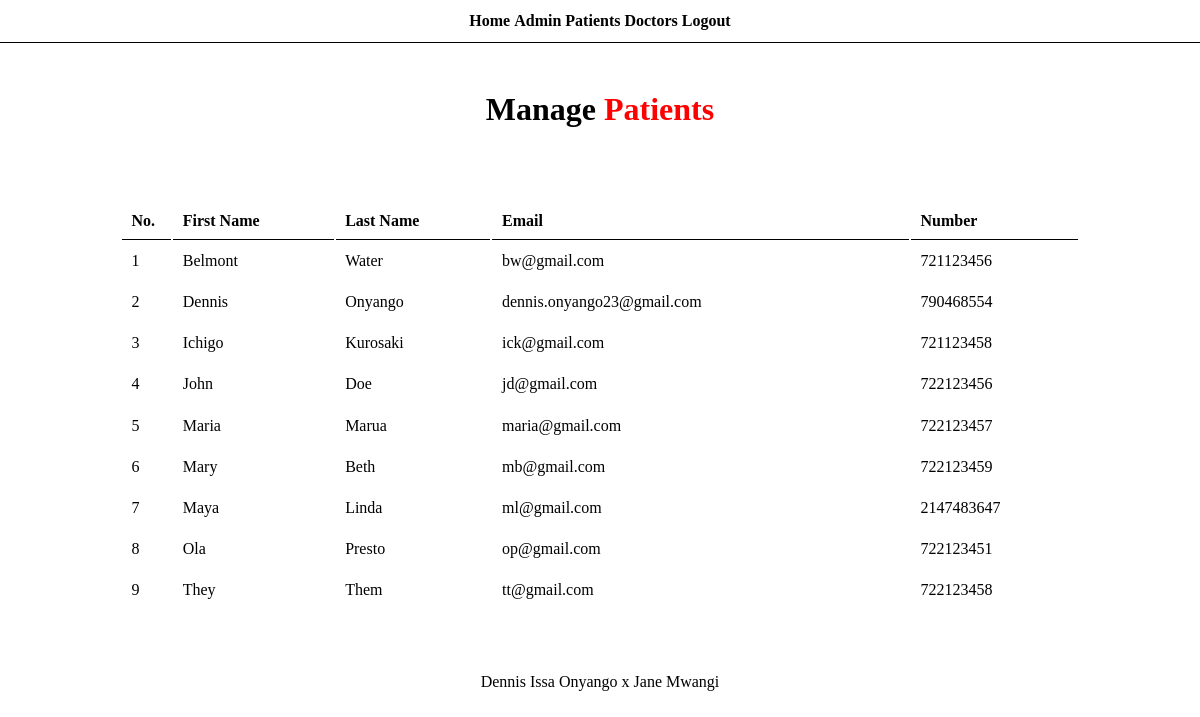
/App/admin/manage_patients.php (signed in), run on the app's committed database.
### tables this page shows
CREATE TABLE `users` (
  `email` varchar(40) NOT NULL,
  `password` varchar(60) DEFAULT NULL,
  `firstName` varchar(20) DEFAULT NULL,
  `lastName` varchar(20) DEFAULT NULL,
  `phone` int(15) DEFAULT NULL,
  `isDoc` tinyint(1) DEFAULT NULL
);

### App/admin/manage_patients.php (the view, shortened to what this page needs)
<?php
include("menu.php");
?>
  <div class="main">
    <div class="wrapper">
<h1>Manage <span>Patients</span></h1>
<br/><br/>
<br><br>
<table class="tbl">
  <tr>
    <th>No.</th>
    <th>First Name</th>
    <th>Last Name</th>
    <th>Email</th>
    <th>Number</th>
  </tr>
  <?php
  $sql="select * from users where isDoc=0";
  $res=mysqli_query($conn,$sql);
  if($res==TRUE)
  {
    $count=mysqli_num_rows($res);
    $sn=1;
    if($count>0)
    {
      while($rows=mysqli_fetch_assoc($res))
      {
        $firstName=$rows['firstName'];
        $lastName=$rows['lastName'];
        $email=$rows['email'];
        $phone=$rows['phone'];
        ?>
        <tr>
          <td><?php echo $sn++; ?></td>
          <td><?php echo $firstName; ?></td>
          <td><?php echo $lastName; ?></td>
          <td><?php echo $email; ?></td>
          <td><?php echo $phone; ?></td>
        <tr>
        <?php
      }
    }
    else
    {
    }
  }
  ?>
</table>
</div>
</div>
  <div class="footer">
    <div class="wrapper">
    <p>Dennis Issa Onyango x Jane Mwangi</p>
    </div>
  </div>
</div>
  </body>
</html>

### App/admin/menu.php (shortened to what this page needs)
<html>
<html lang="en" dir="ltr">
  <head>
    <link rel="stylesheet" href="../css/admin.css">
  </head>
  <body>
    <div class="text-center">
    <div class="menu">
      <div class="wrapper">
        <ul>
          <li><a href="../admin/index.php">Home</a></li>
          <li><a href="../admin/manage_admin.php">Admin</a></li>
          <li><a href="../admin/manage_patients.php">Patients</a></li>
          <li><a href="../admin/manage_doctors.php">Doctors</a></li>
          <li><a href="../admin/logout.php">Logout</a></li>
        </ul>
      </div>
    </div>

### App/css/admin.css (style rules this page uses)
* { margin:0; padding:0; font-family: Calibri; }
.wrapper { padding: 1%; width: 80%; margin:0 auto; }
.text-center { text-align: center; }
.tbl { width: 100%; }
table tr th { border-bottom: 1px solid black; padding: 1%; text-align: left; }
table tr td { padding: 1%; }
span { color: red; }
.menu { border-bottom: 1px solid black; }
.menu ul { list-style-type: none; }
.menu ul li { display: inline; padding: 1%: }
.menu ul li a { text-decoration: none; font-weight: bold; color: black; }
.main { padding: 3% 0; }

### data on the page
users: firstName "Belmont", lastName "Water", email "bw@gmail.com", phone "721123456"
users: firstName "Dennis", lastName "Onyango", email "dennis.onyango23@gmail.com", phone "790468554"
users: firstName "Ichigo", lastName "Kurosaki", email "ick@gmail.com", phone "721123458"
users: firstName "John", lastName "Doe", email "jd@gmail.com", phone "722123456"
users: firstName "Maria", lastName "Marua", email "maria@gmail.com", phone "722123457"
users: firstName "Mary", lastName "Beth", email "mb@gmail.com", phone "722123459"
users: firstName "Maya", lastName "Linda", email "ml@gmail.com", phone "2147483647"
users: firstName "Ola", lastName "Presto", email "op@gmail.com", phone "722123451"
users: firstName "They", lastName "Them", email "tt@gmail.com", phone "722123458"
